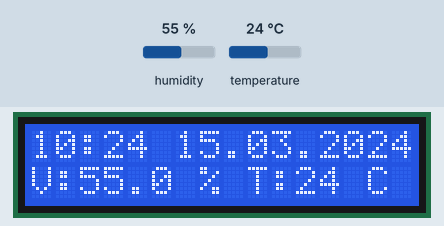
Recording of a sketch running on a simulated Arduino Uno, built with avr-gcc and run on an emulated ATmega328P. Parts: 16×2 character LCD. Inputs (shaded band) come from the test bench; at power-on: humidity 55 %, temperature 24 °C. The local clock reads 2024-03-15 10:24:30 at power-on unless the sketch sets it.

Above: at 1.2 s.
1.3 s: humidity set to 22 %
At 2.7 s:
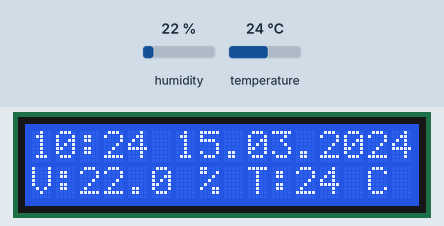
4.0 s: temperature set to 12 °C
At 4.7 s:
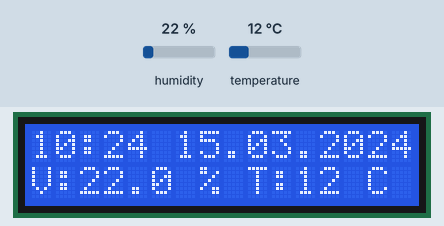
6.7 s: humidity set to 40 %
At 8.7 s:
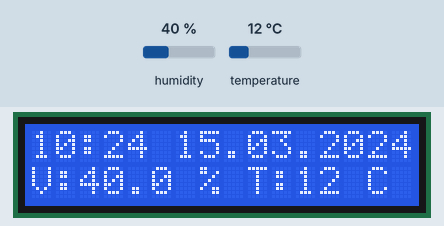
9.6 s: temperature set to 19 °C
At 10.8 s:
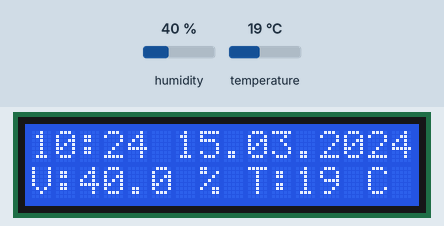
Timing chart, 0 to 12.6 s (numbered marks = the images above; inputs shaded):
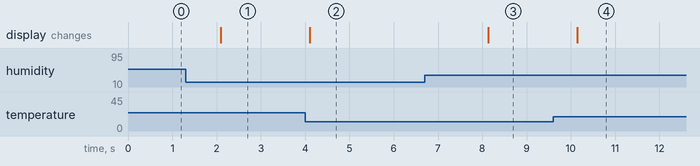

Measured:
- after the input at 1.3 s, the display: changes after 0.79 s (image 1)
- after the input at 4.0 s, the display: changes after 0.10 s (image 2)
- after the input at 6.7 s, the display: changes after 1.4 s (image 3)
- after the input at 9.6 s, the display: changes after 0.54 s (image 4)

The sketch:

PROGRAM.ino
```cpp
#include <DHT.h>


#include <DHT.h>; //Knjiznica za DHT sensor
#include <DS3231.h> // Knjiznica za mdodul DS3231


#define DHTPIN 10     // Določitev pina za DHT
#define DHTTYPE DHT22   // DHT 22  (AM2302)
DHT dht(DHTPIN, DHTTYPE); //// Initialize DHT sensor for normal 16mhz Arduino

#include <LiquidCrystal.h> // Knjižnica za LCD zaslon

float vl;  //Spremenljivka za vlažnost
int tem; //Spremenljivka za temperaturo


DS3231  rtc(SDA, SCL);
String rtcCas, rtcDatum;
LiquidCrystal lcd(8, 9, 4, 5, 6, 7); //določitev pinov za LCD
void setup()
{
  Serial.begin(9600);
  lcd.begin(16, 2); //Določimo koliko stolpcev in vrstic bomo uporabili.
  dht.begin();
  rtc.begin();
  //rtc.setCas(18, 03, 0);     // Nastavimo čas 12:00:00 (24hr format)
  //rtc.setDatum(14, 4, 2020);   // Nastavimo dan mesec in leto January 1st, 2014
}

void loop()
{
    //Prebere podatke od temerature in vlažnosti in jih zarčuna v kjižnici ter jih shrani v spremenljivki vl in tem
    vl = dht.readHumidity();
    tem= dht.readTemperature();
  // Prebere podatke za čas in datum, ki so shranjeni v kjižnici ter jih shrani pod spremenljivki rtcCas rtcDatum.
  rtcDatum = rtc.getDateStr();
  rtcCas = rtc.getTimeStr();
  rtcCas.remove(5);
    //S temi ukazi izpišemo čas, datum in temperaturo na zaslonu
      lcd.setCursor(0, 0); //Določimo v kateri vrstici se bo izpisal čas in datum
      lcd.print(rtcCas);
      lcd.print(" ");
      lcd.print(rtcDatum);
    lcd.setCursor(0, 1);//Določimo v kateri vrstici se bo izpisal čas in datum
    lcd.print("V:");
    lcd.print(vl,1);
    lcd.print(" %");
    lcd.print(" T:");
    lcd.print(tem);
    lcd.print(" C");
}
```
